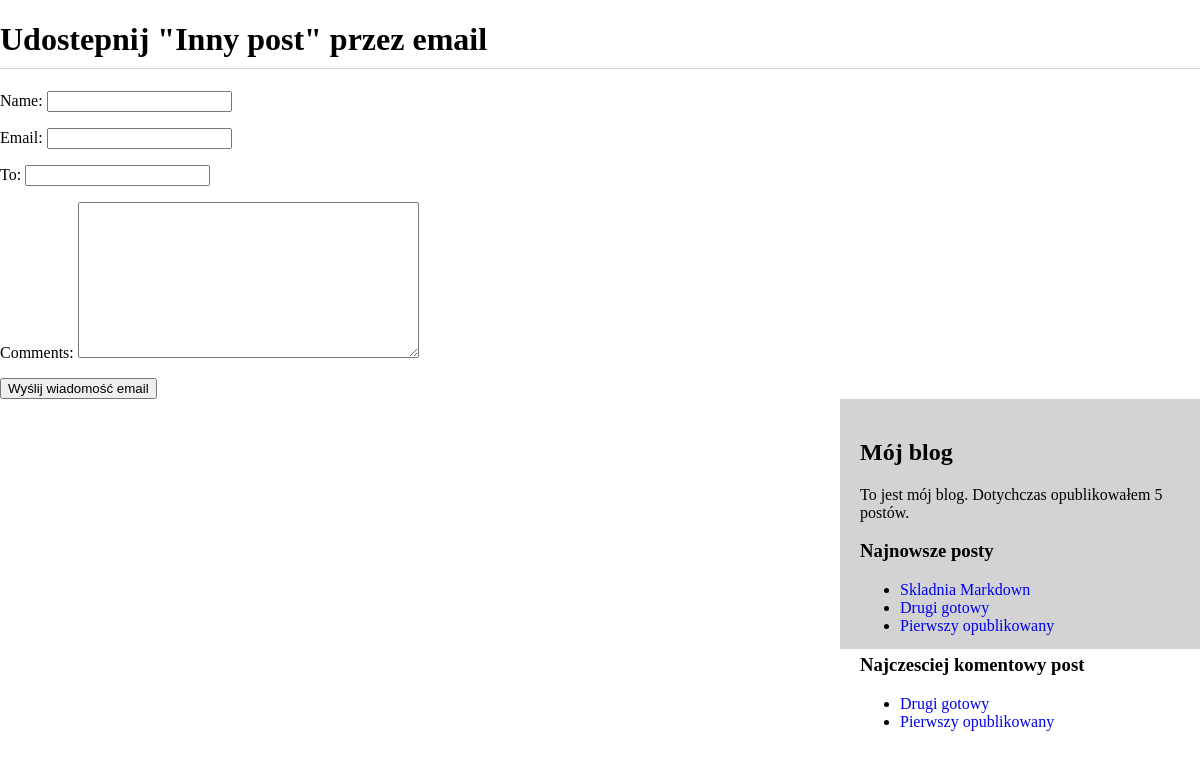
/blog/3/share/, run on the app's committed database.
### blog/models.py (models this page shows, shortened)
class Post(models.Model):
    STATUS_CHOICES = (
        ('draft','Draft'),
        ('published', 'Published'),
    )
    title = models.CharField(max_length=250)
    slug = models.SlugField(max_length=250, unique_for_date='publish')
    author = models.ForeignKey(User, on_delete=models.CASCADE, related_name='blog_posts')
    body = models.TextField()
    publish = models.DateTimeField(default=timezone.now)
    created = models.DateTimeField(auto_now_add=True)
    updated = models.DateTimeField(auto_now=True)
    status = models.CharField(max_length=10, choices=STATUS_CHOICES, default='draft')
    objects = models.Manager()              #manager domyslny
    published = PublishedManager()          #manager niestandardowy
    tags = TaggableManager()
    class Meta:
        ordering = ('-publish',)
    def get_absolute_url(self):
        return reverse('blog:post_detail',args=[self.publish.year, self.publish.strftime('%m'), self.publish.strftime('%d'), self.slug])

### blog/views.py (the view)
# urls.py: path('<int:post_id>/share/', views.post_share, name='post_share'),
def post_share(request, post_id):
    post = get_object_or_404(Post, id=post_id, status='published')
    sent = False
    if request.method == 'POST':
        form = EmailPostForm(request.POST)
        if form.is_valid():
            cd = form.cleaned_data
            post_url = request.build_absolute_url(post.get_absolute_url())
            subject = '{} ({}) zacheca do przeczyatania "{}"'.format(cd['name'], cd['email'], post.title)
            message = 'Przeczytaj post "{}" na stronie {}\n\n Komentarz dodany przez{}: {}'.format(post.title, post_url, cd['name'], cd['comments'])
            send_mail(subject, message, 'admin@myblog.com', [cd['to']])
            send = True
    else:
        form = EmailPostForm()
    return render(request, 'blog/post/share.html', {'post':post, 'form': form, 'sent': sent})

### blog/forms.py
class EmailPostForm(forms.Form):
    name = forms.CharField(max_length=25)
    email = forms.EmailField()
    to = forms.EmailField()
    comments = forms.CharField(required=False, widget=forms.Textarea)

### blog/models.py (called while the page is built)
    def get_queryset(self):
        return super(PublishedManager, self).get_queryset().filter(status='published')

### blog/templatetags/blog_tags.py (called while the page is built)
@register.simple_tag
def total_posts():
    return Post.published.count()

@register.inclusion_tag('blog/post/latest_posts.html')
def show_latest_posts(count=5):
    latest_posts = Post.published.order_by('-publish')[:count]
    return {'latest_posts':latest_posts}

@register.simple_tag
def get_most_commented_posts(count=5):
    return Post.published.annotate(total_comments=Count('comments')).order_by('-total_comments')[:count]

### blog/templates/blog/post/share.html (shortened to what this page needs)
{% extends "blog/base.html" %}
{% block content %}
    {% if sent %}
        <h1>Wiadomosc e-mail została wysłana</h1>
        <p>
            Wysyłanie posta "{{ post.title }} do {{cd.to}} zakończyło się sukcesem.
        </p>
    {% else %}
        <h1>Udostepnij "{{ post.title }}" przez email</h1>
        <form action="." method="post">
            {{ form.as_p }}
            <input type="submit" value="Wyślij wiadomość email">
        </form>
    {% endif %}
{% endblock %}

### blog/templates/blog/base.html (shortened to what this page needs)
{% load blog_tags %}
{% load static %}
<!DOCTYPE html>
<html lang="en">
<head>
    <link href="{% static 'blog.css' %}" rel="stylesheet">
</head>
<body>
    <div id="content">
        {% block content %}
        {% endblock %}
    </div>
    <div id="sidebar">
        <h2>Mój blog</h2>
        <p>To jest mój blog. Dotychczas opublikowałem {% total_posts %} postów. </p>
        <h3>Najnowsze posty</h3>
        {% show_latest_posts 3 %}
        <h3>Najczesciej komentowy post</h3>
        {% get_most_commented_posts 2 as most_commented_posts %}
        <ul>
            {% for most_commented_post in most_commented_posts %}
            <li>
                <a href="{{ most_commented_post.get_absolute_url }}">{{ most_commented_post.title }}</a>
            </li>
        {% endfor %}
        </ul>
    </div>
</body>
</html>

### blog/templates/blog/post/latest_posts.html
<ul>
    {% for post in latest_posts %}
        <li>
            <a href="{{ post.get_absolute_url }}" > {{ post.title }} </a>
        </li>
    {% endfor %}
</ul>

### blog/static/blog.css (style rules this page uses)
* { box-sizing:border-box; }
a { text-decoration: none; }
body, html { height: 100%; margin: 0; }
h1 { border-bottom: 1px solid lightgrey; padding-bottom: 10px; }
#container, #sidebar { display: inline-block; float: right; padding: 20px; height: 250px; width: 30%; background-color: lightgrey; }

### data on the page
Post: title "Inny post"
Post: title "Skladnia Markdown"
Post: title "Drugi gotowy"
Post: title "Pierwszy opublikowany"
